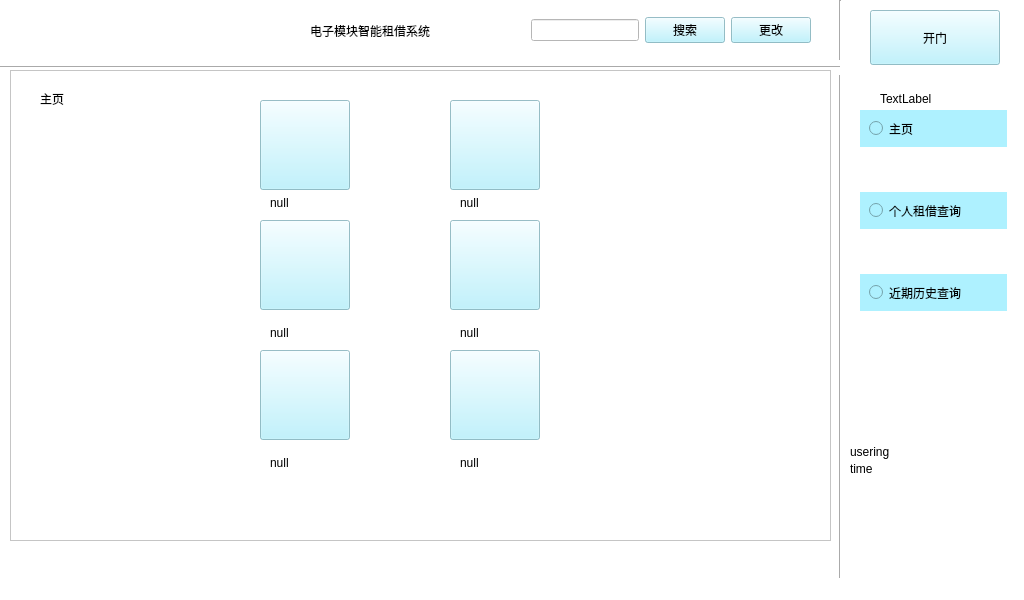
<?xml version="1.0" encoding="UTF-8"?>
<ui version="4.0">
 <class>MainWindow</class>
 <widget class="QMainWindow" name="MainWindow">
  <property name="geometry">
   <rect>
    <x>0</x>
    <y>0</y>
    <width>1024</width>
    <height>600</height>
   </rect>
  </property>
  <property name="windowTitle">
   <string>MainWindow</string>
  </property>
  <property name="styleSheet">
   <string notr="true">QWidget {
    background-color: white;
}

QPushButton { 
	background-color: rgba(174, 241, 255,200);
}

QTreeWidget{
	outline:0px;
	background: #e8ffe8;
	color:#07689f;
	selection-background-color: transparent; 
}</string>
  </property>
  <widget class="QWidget" name="centralwidget">
   <widget class="Line" name="line">
    <property name="geometry">
     <rect>
      <x>830</x>
      <y>0</y>
      <width>20</width>
      <height>580</height>
     </rect>
    </property>
    <property name="orientation">
     <enum>Qt::Vertical</enum>
    </property>
   </widget>
   <widget class="Line" name="line_2">
    <property name="geometry">
     <rect>
      <x>0</x>
      <y>60</y>
      <width>840</width>
      <height>15</height>
     </rect>
    </property>
    <property name="orientation">
     <enum>Qt::Horizontal</enum>
    </property>
   </widget>
   <widget class="QPushButton" name="openButton">
    <property name="geometry">
     <rect>
      <x>870</x>
      <y>10</y>
      <width>130</width>
      <height>55</height>
     </rect>
    </property>
    <property name="text">
     <string>开门</string>
    </property>
   </widget>
   <widget class="QWidget" name="widget" native="true">
    <property name="geometry">
     <rect>
      <x>310</x>
      <y>10</y>
      <width>501</width>
      <height>41</height>
     </rect>
    </property>
    <layout class="QHBoxLayout" name="horizontalLayout">
     <item>
      <widget class="QLabel" name="label">
       <property name="text">
        <string>电子模块智能租借系统</string>
       </property>
      </widget>
     </item>
     <item>
      <spacer name="horizontalSpacer">
       <property name="orientation">
        <enum>Qt::Horizontal</enum>
       </property>
       <property name="sizeHint" stdset="0">
        <size>
         <width>20</width>
         <height>20</height>
        </size>
       </property>
      </spacer>
     </item>
     <item>
      <spacer name="horizontalSpacer_2">
       <property name="orientation">
        <enum>Qt::Horizontal</enum>
       </property>
       <property name="sizeHint" stdset="0">
        <size>
         <width>38</width>
         <height>20</height>
        </size>
       </property>
      </spacer>
     </item>
     <item>
      <widget class="QLineEdit" name="searchLineEdit"/>
     </item>
     <item>
      <widget class="QPushButton" name="searchButton">
       <property name="styleSheet">
        <string notr="true"/>
       </property>
       <property name="text">
        <string>搜索</string>
       </property>
      </widget>
     </item>
     <item>
      <widget class="QPushButton" name="changeButton">
       <property name="text">
        <string>更改</string>
       </property>
      </widget>
     </item>
    </layout>
   </widget>
   <widget class="QFrame" name="frame">
    <property name="geometry">
     <rect>
      <x>10</x>
      <y>70</y>
      <width>821</width>
      <height>471</height>
     </rect>
    </property>
    <property name="frameShape">
     <enum>QFrame::StyledPanel</enum>
    </property>
    <property name="frameShadow">
     <enum>QFrame::Raised</enum>
    </property>
    <widget class="QStackedWidget" name="homeWidget">
     <property name="geometry">
      <rect>
       <x>10</x>
       <y>10</y>
       <width>801</width>
       <height>451</height>
      </rect>
     </property>
     <property name="currentIndex">
      <number>0</number>
     </property>
     <widget class="QWidget" name="homePage">
      <widget class="QLabel" name="label_2">
       <property name="geometry">
        <rect>
         <x>20</x>
         <y>10</y>
         <width>67</width>
         <height>17</height>
        </rect>
       </property>
       <property name="text">
        <string>主页</string>
       </property>
      </widget>
      <widget class="QPushButton" name="ps1_2Image">
       <property name="geometry">
        <rect>
         <x>430</x>
         <y>20</y>
         <width>90</width>
         <height>90</height>
        </rect>
       </property>
       <property name="text">
        <string/>
       </property>
      </widget>
      <widget class="QLabel" name="ps1_2label">
       <property name="geometry">
        <rect>
         <x>440</x>
         <y>110</y>
         <width>90</width>
         <height>25</height>
        </rect>
       </property>
       <property name="text">
        <string>null</string>
       </property>
      </widget>
      <widget class="QPushButton" name="ps2_2Image">
       <property name="geometry">
        <rect>
         <x>430</x>
         <y>140</y>
         <width>90</width>
         <height>90</height>
        </rect>
       </property>
       <property name="text">
        <string/>
       </property>
      </widget>
      <widget class="QPushButton" name="ps3_2Image">
       <property name="geometry">
        <rect>
         <x>430</x>
         <y>270</y>
         <width>90</width>
         <height>90</height>
        </rect>
       </property>
       <property name="text">
        <string/>
       </property>
      </widget>
      <widget class="QLabel" name="ps2_2label">
       <property name="geometry">
        <rect>
         <x>440</x>
         <y>240</y>
         <width>90</width>
         <height>25</height>
        </rect>
       </property>
       <property name="text">
        <string>null</string>
       </property>
      </widget>
      <widget class="QLabel" name="ps3_2label">
       <property name="geometry">
        <rect>
         <x>440</x>
         <y>370</y>
         <width>90</width>
         <height>25</height>
        </rect>
       </property>
       <property name="text">
        <string>null</string>
       </property>
      </widget>
      <widget class="QPushButton" name="ps3_1Image">
       <property name="geometry">
        <rect>
         <x>240</x>
         <y>270</y>
         <width>90</width>
         <height>90</height>
        </rect>
       </property>
       <property name="text">
        <string/>
       </property>
      </widget>
      <widget class="QLabel" name="ps3_1label">
       <property name="geometry">
        <rect>
         <x>250</x>
         <y>370</y>
         <width>90</width>
         <height>25</height>
        </rect>
       </property>
       <property name="text">
        <string>null</string>
       </property>
      </widget>
      <widget class="QLabel" name="ps2_1label">
       <property name="geometry">
        <rect>
         <x>250</x>
         <y>240</y>
         <width>90</width>
         <height>25</height>
        </rect>
       </property>
       <property name="text">
        <string>null</string>
       </property>
      </widget>
      <widget class="QPushButton" name="ps2_1Image">
       <property name="geometry">
        <rect>
         <x>240</x>
         <y>140</y>
         <width>90</width>
         <height>90</height>
        </rect>
       </property>
       <property name="text">
        <string/>
       </property>
      </widget>
      <widget class="QLabel" name="ps1_1label">
       <property name="geometry">
        <rect>
         <x>250</x>
         <y>110</y>
         <width>90</width>
         <height>25</height>
        </rect>
       </property>
       <property name="text">
        <string>null</string>
       </property>
      </widget>
      <widget class="QPushButton" name="ps1_1Image">
       <property name="geometry">
        <rect>
         <x>240</x>
         <y>20</y>
         <width>90</width>
         <height>90</height>
        </rect>
       </property>
       <property name="text">
        <string/>
       </property>
      </widget>
     </widget>
     <widget class="QWidget" name="rentPage">
      <widget class="QTreeWidget" name="leaseTreeWidget">
       <property name="geometry">
        <rect>
         <x>0</x>
         <y>0</y>
         <width>801</width>
         <height>461</height>
        </rect>
       </property>
       <property name="columnCount">
        <number>3</number>
       </property>
       <column>
        <property name="text">
         <string>模块名称</string>
        </property>
       </column>
       <column>
        <property name="text">
         <string>模块的数量</string>
        </property>
       </column>
       <column>
        <property name="text">
         <string>时间</string>
        </property>
       </column>
      </widget>
     </widget>
     <widget class="QWidget" name="historyPage">
      <widget class="QTreeWidget" name="historyTreeWidget">
       <property name="geometry">
        <rect>
         <x>0</x>
         <y>0</y>
         <width>801</width>
         <height>461</height>
        </rect>
       </property>
       <column>
        <property name="text">
         <string>租借的用户</string>
        </property>
       </column>
       <column>
        <property name="text">
         <string>模块名称</string>
        </property>
       </column>
       <column>
        <property name="text">
         <string>模块数量</string>
        </property>
       </column>
       <column>
        <property name="text">
         <string>时间</string>
        </property>
       </column>
      </widget>
     </widget>
    </widget>
   </widget>
   <widget class="QLabel" name="debugLabel">
    <property name="geometry">
     <rect>
      <x>880</x>
      <y>90</y>
      <width>71</width>
      <height>17</height>
     </rect>
    </property>
    <property name="text">
     <string>TextLabel</string>
    </property>
   </widget>
   <widget class="QLabel" name="timeLabel">
    <property name="geometry">
     <rect>
      <x>850</x>
      <y>460</y>
      <width>111</width>
      <height>17</height>
     </rect>
    </property>
    <property name="text">
     <string>time</string>
    </property>
   </widget>
   <widget class="QWidget" name="widget_5" native="true">
    <property name="geometry">
     <rect>
      <x>860</x>
      <y>110</y>
      <width>147</width>
      <height>201</height>
     </rect>
    </property>
    <layout class="QVBoxLayout" name="verticalLayout_4">
     <item>
      <widget class="QWidget" name="widget_2" native="true">
       <property name="styleSheet">
        <string notr="true">QWidget {
    background-color: rgb(174, 241, 255);
	border-radius: 20px;
}</string>
       </property>
       <layout class="QVBoxLayout" name="verticalLayout">
        <item>
         <widget class="QRadioButton" name="homepageButton">
          <property name="text">
           <string>主页</string>
          </property>
         </widget>
        </item>
       </layout>
      </widget>
     </item>
     <item>
      <spacer name="verticalSpacer">
       <property name="orientation">
        <enum>Qt::Vertical</enum>
       </property>
       <property name="sizeHint" stdset="0">
        <size>
         <width>20</width>
         <height>18</height>
        </size>
       </property>
      </spacer>
     </item>
     <item>
      <widget class="QWidget" name="widget_3" native="true">
       <property name="styleSheet">
        <string notr="true">QWidget {
    background-color: rgb(174, 241, 255);
	border-radius: 20px;
}</string>
       </property>
       <layout class="QVBoxLayout" name="verticalLayout_2">
        <item>
         <widget class="QRadioButton" name="leaseButton">
          <property name="text">
           <string>个人租借查询</string>
          </property>
         </widget>
        </item>
       </layout>
      </widget>
     </item>
     <item>
      <spacer name="verticalSpacer_2">
       <property name="orientation">
        <enum>Qt::Vertical</enum>
       </property>
       <property name="sizeHint" stdset="0">
        <size>
         <width>20</width>
         <height>15</height>
        </size>
       </property>
      </spacer>
     </item>
     <item>
      <widget class="QWidget" name="widget_4" native="true">
       <property name="styleSheet">
        <string notr="true">QWidget {
    background-color: rgb(174, 241, 255);
	border-radius: 20px;
}</string>
       </property>
       <layout class="QVBoxLayout" name="verticalLayout_3">
        <item>
         <widget class="QRadioButton" name="historyButton">
          <property name="text">
           <string>近期历史查询</string>
          </property>
         </widget>
        </item>
       </layout>
      </widget>
     </item>
    </layout>
   </widget>
   <widget class="QLabel" name="usingLabel">
    <property name="geometry">
     <rect>
      <x>850</x>
      <y>440</y>
      <width>121</width>
      <height>23</height>
     </rect>
    </property>
    <property name="text">
     <string>usering</string>
    </property>
   </widget>
   <widget class="QLabel" name="pageImage">
    <property name="geometry">
     <rect>
      <x>10</x>
      <y>0</y>
      <width>211</width>
      <height>60</height>
     </rect>
    </property>
    <property name="styleSheet">
     <string notr="true">QLabel {
    background-image: url(:/image/gameImage.png);
    background-position: center;
    background-repeat: no-repeat;
    }</string>
    </property>
    <property name="text">
     <string/>
    </property>
   </widget>
  </widget>
  <widget class="QMenuBar" name="menubar">
   <property name="geometry">
    <rect>
     <x>0</x>
     <y>0</y>
     <width>1024</width>
     <height>28</height>
    </rect>
   </property>
  </widget>
  <widget class="QStatusBar" name="statusbar"/>
 </widget>
 <resources/>
 <connections/>
</ui>
